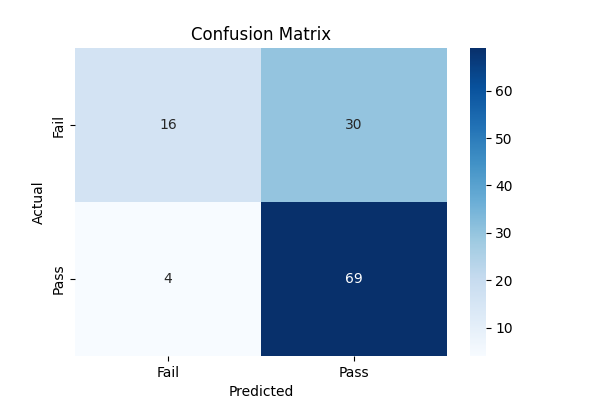

The script that drew this image:
import pandas as pd
from sklearn.model_selection import train_test_split
from sklearn.preprocessing import StandardScaler, LabelEncoder
from sklearn.linear_model import LogisticRegression
from sklearn.metrics import accuracy_score, classification_report, confusion_matrix
import matplotlib.pyplot as plt
import seaborn as sns

# Load the data
file_path = r"D:\5th sem\Machiene learning\alcohol\student-mat.csv"
data = pd.read_csv(file_path)

# Define the target variable (pass/fail based on a threshold of 10)
passing_threshold = 10
data['pass'] = (data['G3'] >= passing_threshold).astype(int)

# Drop the original grade columns
data = data.drop(columns=['G1', 'G2', 'G3'])

# Encode categorical variables
label_encoders = {}
for column in data.select_dtypes(include=['object']).columns:
    le = LabelEncoder()
    data[column] = le.fit_transform(data[column])
    label_encoders[column] = le

# Separate features and target variable
X = data.drop(columns=['pass'])
y = data['pass']

# Standardize the features
scaler = StandardScaler()
X_scaled = scaler.fit_transform(X)

# Split the data into training and testing sets
X_train, X_test, y_train, y_test = train_test_split(X_scaled, y, test_size=0.3, random_state=42)

# Initialize and train the Logistic Regression model
log_reg = LogisticRegression(random_state=42)
log_reg.fit(X_train, y_train)

# Make predictions on the test set
y_pred = log_reg.predict(X_test)

# Evaluate the model
accuracy = accuracy_score(y_test, y_pred)
report = classification_report(y_test, y_pred)
conf_matrix = confusion_matrix(y_test, y_pred)

print("Accuracy:", accuracy)
print("\nClassification Report:\n", report)

# Plot confusion matrix
plt.figure(figsize=(6, 4))
sns.heatmap(conf_matrix, annot=True, fmt="d", cmap="Blues", xticklabels=['Fail', 'Pass'], yticklabels=['Fail', 'Pass'])
plt.xlabel("Predicted")
plt.ylabel("Actual")
plt.title("Confusion Matrix")
plt.show()
